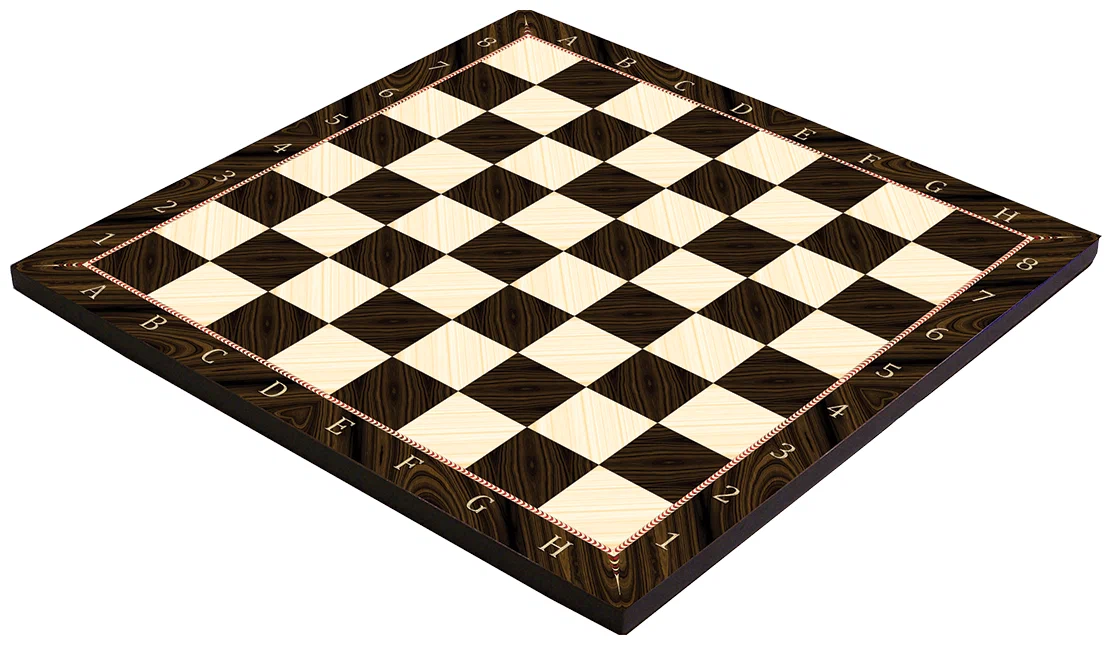
#> input picture 01_sandbox/chessboard2.webp, 1112 x 645 px
$ python calibrate_step2.py
#> lines starting #> are read from the running program, lines starting #| are printed output that depends on the picture; after the words box and inside, x2 and y2 are one past the last pixel; in counts of white or black regions, pixels touching at a corner belong together
import cv2

img = cv2.imread('chessboard2.webp')
#> img is the input picture: shape (645, 1112, 3); mean B, G, R 170.5, 179.4, 186.4
gray = cv2.cvtColor(img, cv2.COLOR_BGR2GRAY)
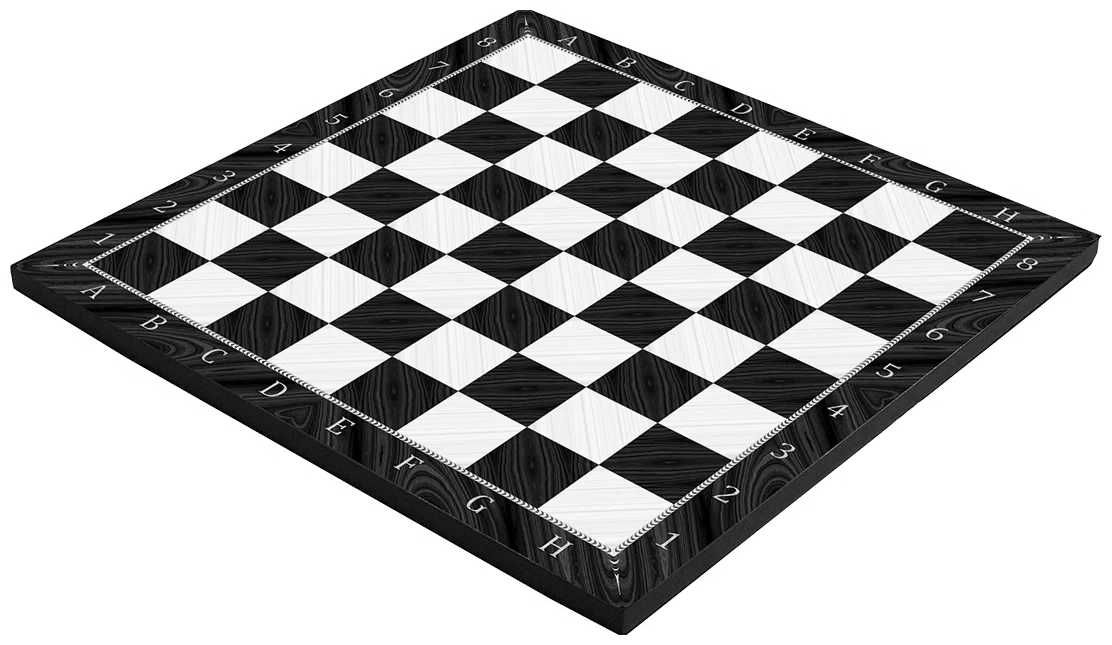
#> gray: shape (645, 1112); min 0, max 255, mean 180.5

ret, corners = cv2.findChessboardCorners(gray, (7, 7), None)
#> ret = True; corners = 49 rows, first 8: [209.3, 260.5], [269.6, 227.8], [327.6, 196.5], [382.6, 166.9], [436.2, 138.3], [486.8, 110.7], [535.8, 84.45], [267.5, 291.3]
if ret:
    criteria = (cv2.TERM_CRITERIA_EPS + cv2.TERM_CRITERIA_MAX_ITER, 30, 0.001)
    corners_find = cv2.cornerSubPix(gray, corners, (11, 11), (-1, -1), criteria)
#> corners_find = 49 rows, first 8: [208.9, 260.5], [269.7, 227.9], [327.3, 196.6], [382.7, 167], [435.8, 138.2], [486.8, 110.7], [535.5, 84.39], [267.7, 291]
    cv2.drawChessboardCorners(img, (7, 7), corners_find, ret)
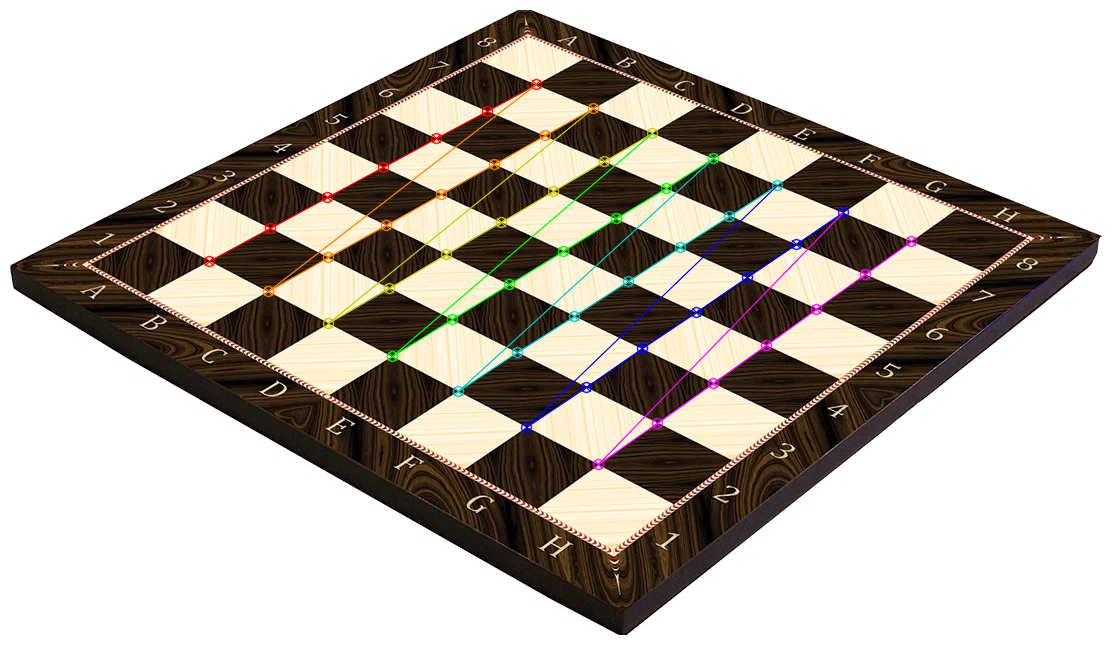
#> img: shape (645, 1112, 3); 2.17% of pixels changed, all inside (x1, y1, x2, y2) = (203, 78, 918, 471)
    cv2.imshow('img', img)
    cv2.waitKey(0)
    cv2.destroyAllWindows()

$ run again, with 01_sandbox/chessboard3.webp copied over 01_sandbox/chessboard2.webp
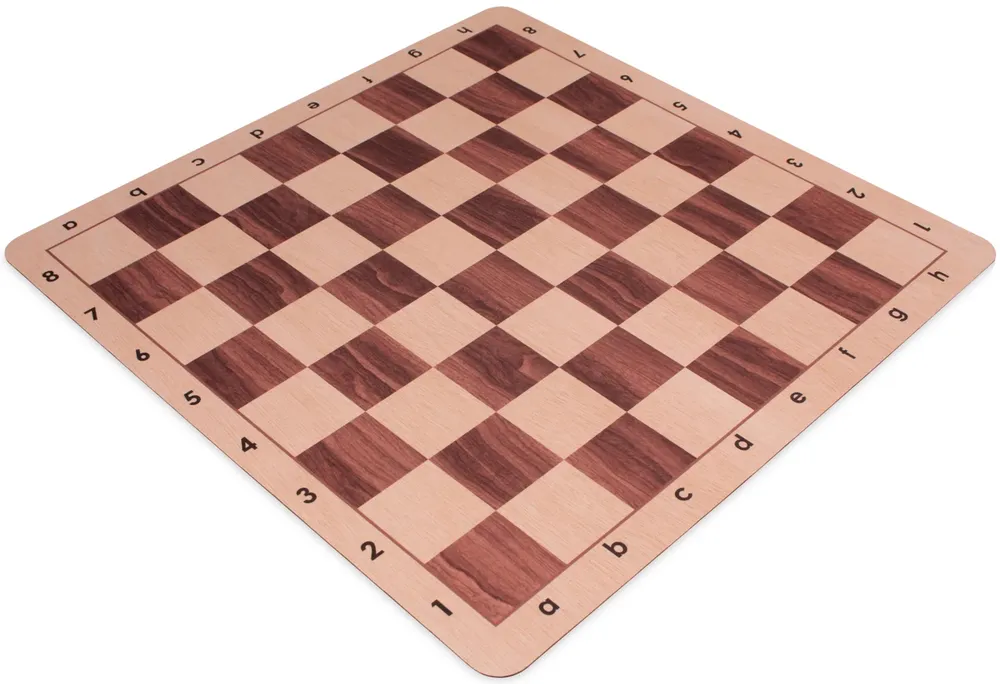
#> input picture 01_sandbox/chessboard3.webp, 1000 x 684 px, shrunk from 1280 x 875 before the run
#> img is the input picture: shape (684, 1000, 3); mean B, G, R 185.2, 192.9, 218.8
#> `gray = cv2.cvtColor(img, cv2.COLOR_BGR2GRAY)`:
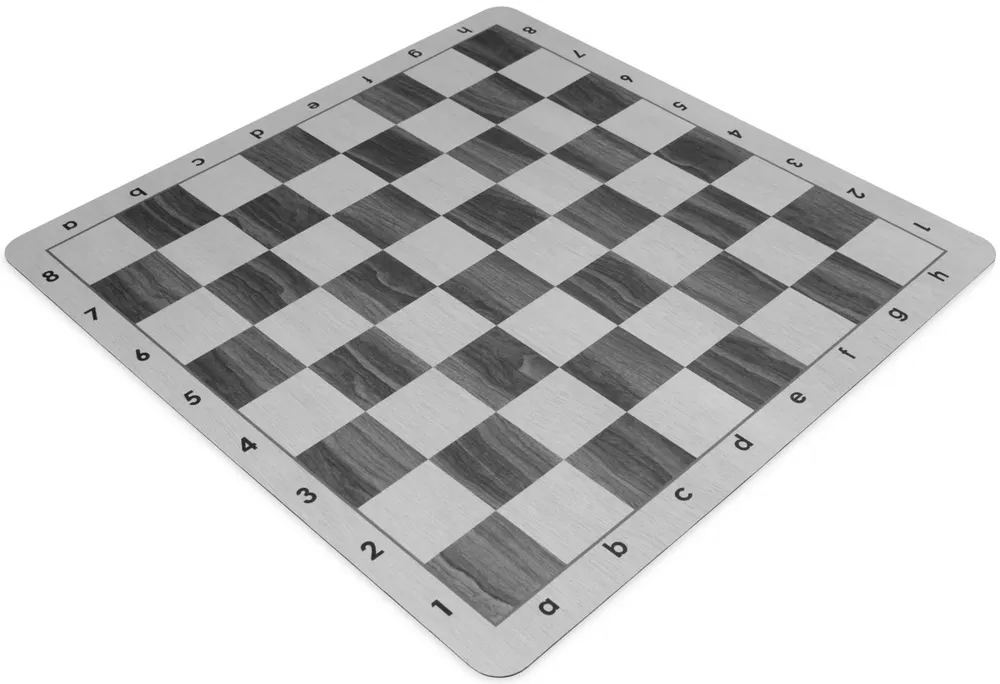
#> gray: shape (684, 1000); min 16, max 255, mean 199.8
#> ret = False; corners = None

$ run again, with 01_sandbox/breathing_balls.webp copied over 01_sandbox/chessboard2.webp
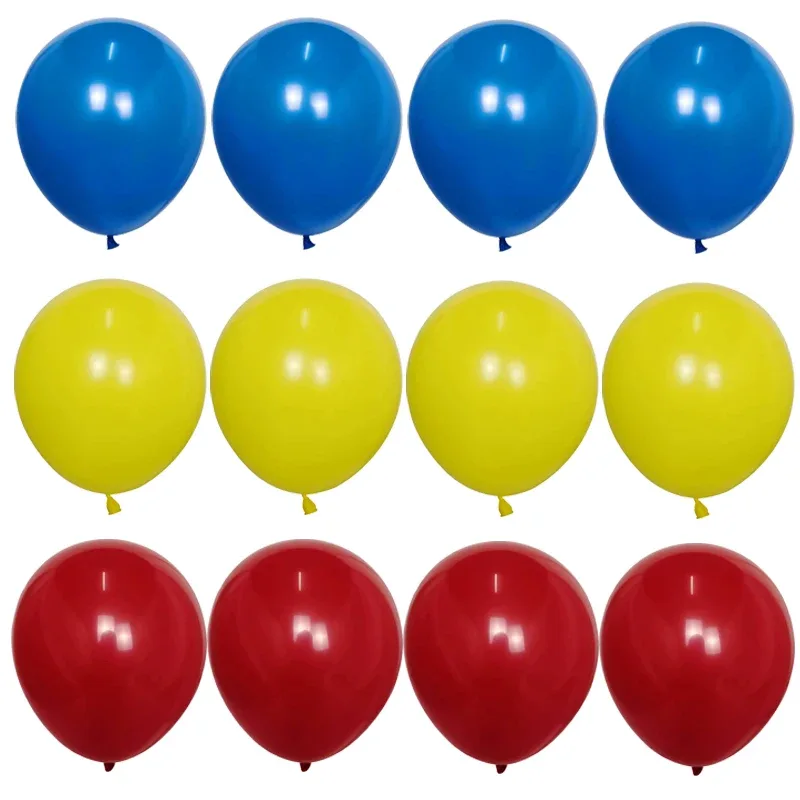
#> input picture 01_sandbox/breathing_balls.webp, 800 x 800 px
#> img is the input picture: shape (800, 800, 3); mean B, G, R 146.8, 165.5, 177.3
#> `gray = cv2.cvtColor(img, cv2.COLOR_BGR2GRAY)`:
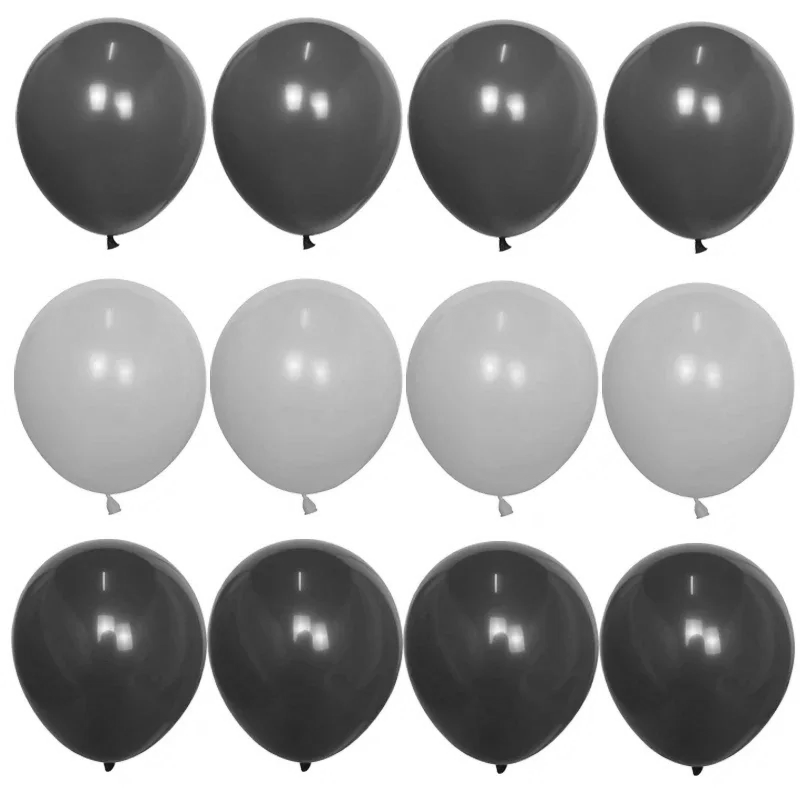
#> gray: shape (800, 800); min 10, max 255, mean 166.9
#> ret = False; corners = None
